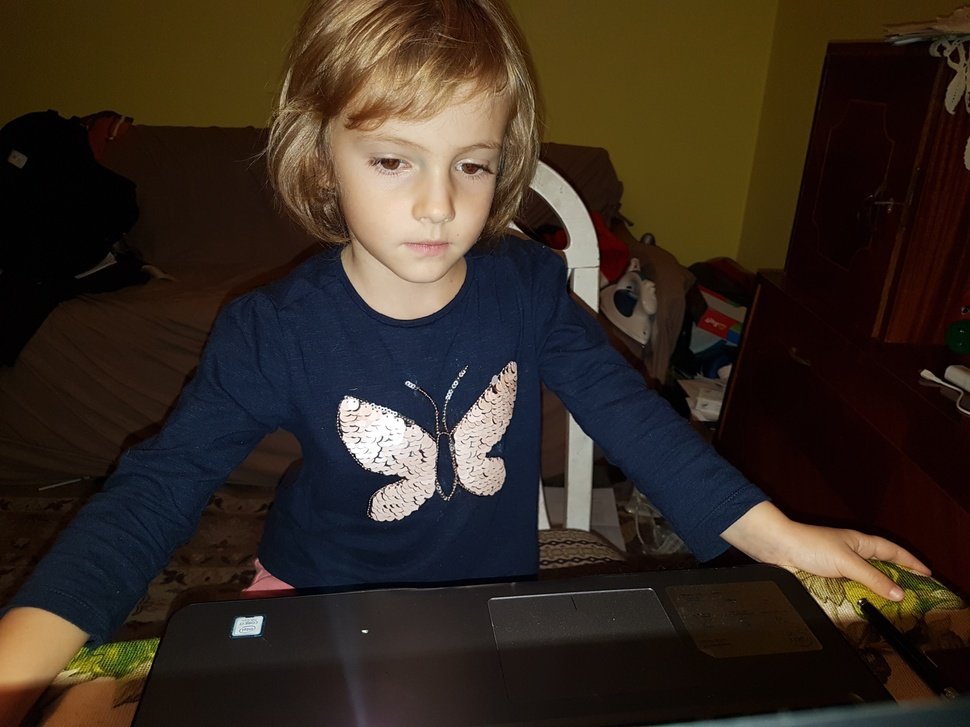
#> input picture StudProjects/team08/FileFacialRecognition/users/20191106_173939.jpg, 970 x 727 px, shrunk from 4032 x 3024 before the run; its folder holds only this picture in this run
$ python 01_face_dataset.py
#> lines starting #> are read from the running program, lines starting #| are printed output that depends on the picture; after the words box and inside, x2 and y2 are one past the last pixel; in counts of white or black regions, pixels touching at a corner belong together
''''
Capture multiple Faces from multiple users to be stored on a DataBase (dataset directory)
	==> Faces will be stored on a directory: dataset/ (if does not exist, pls create one)
	==> Each face will have a unique numeric integer ID as 1, 2, 3, etc

Based on original code by Anirban Kar: https://github.com/thecodacus/Face-Recognition

'''

import cv2
import os

currentPath = os.path.dirname(os.path.abspath(__file__))
face_detector = cv2.CascadeClassifier(currentPath + '/haarcascade_frontalface_default.xml')

# For each person, enter one numeric face id
face_id = 1

# Initialize individual sampling face count
count = 0

path = currentPath + '/users'
for _, _, f in os.walk(path):
    print(f)
    for file in f:
        filename = path + '/' + file
        img = cv2.imread(filename)
#> img is the input picture: shape (727, 970, 3); mean B, G, R 33.3, 43.1, 54.4
        gray = cv2.cvtColor(img, cv2.COLOR_BGR2GRAY)
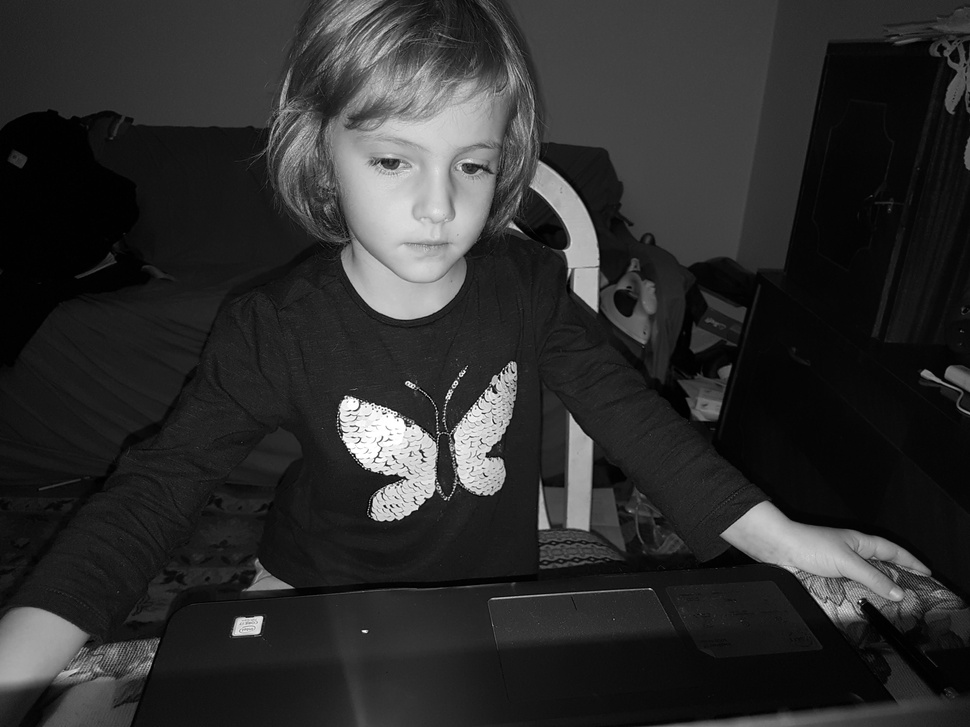
#> gray: shape (727, 970); min 0, max 255, mean 45.4
        faces = face_detector.detectMultiScale(gray, 1.3, 5)
#> faces = [[344, 104, 183, 183]]
        print(faces)
#| [[344 104 183 183]]

        for (x,y,w,h) in faces:
            cv2.rectangle(img, (x,y), (x+w,y+h), (255,0,0), 2)
            count += 1

            # Save the captured image into the datasets folder
            cv2.imwrite(currentPath + '/dataset/User.' + str(face_id) + '.' + str(count) + ".jpg", gray[y:y+h,x:x+w])
            face_id += 1
#> this loop made 1 pass
#> (x, y, w, h, count, face_id) on pass 1: (344, 104, 183, 183, 1, 2)
#> pass 1, `cv2.imwrite(currentPath + '/dataset/User.' + str(face_id) + '.' + str(..`:
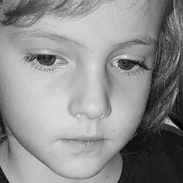
#> saved as User.1.1.jpg: shape (183, 183); min 2, max 233, mean 142.1
#> after the loop:
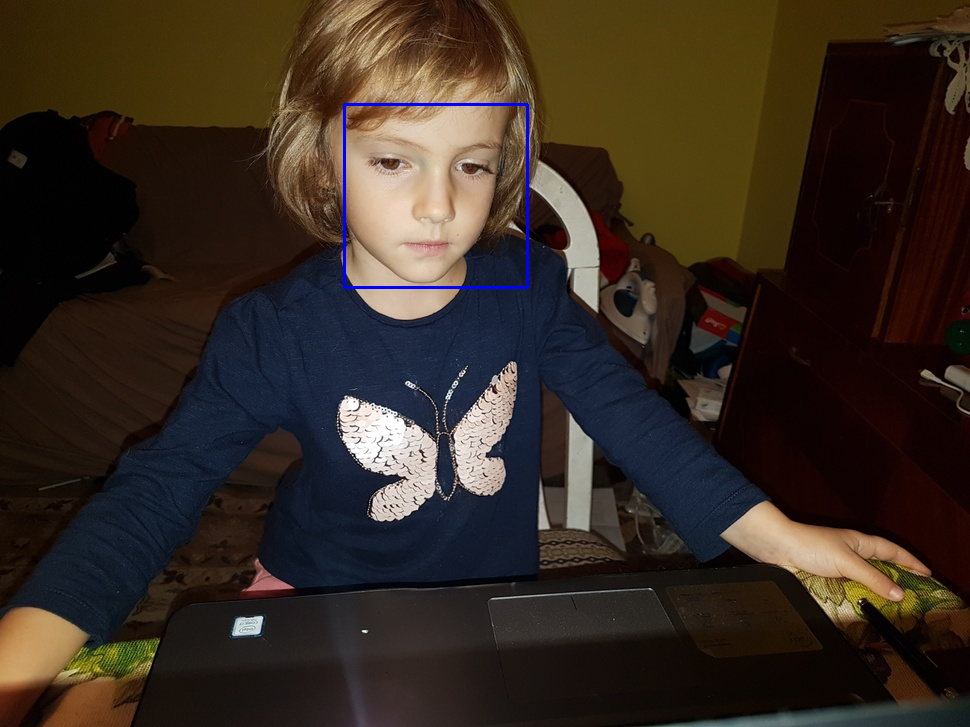
#> img: shape (727, 970, 3); 0.31% of pixels changed, all inside (x1, y1, x2, y2) = (343, 103, 529, 289)
#> after the loop, count = 1; face_id = 2

# Do a bit of cleanup
print("\n [INFO] Exiting Program and cleanup stuff")
cv2.destroyAllWindows()
